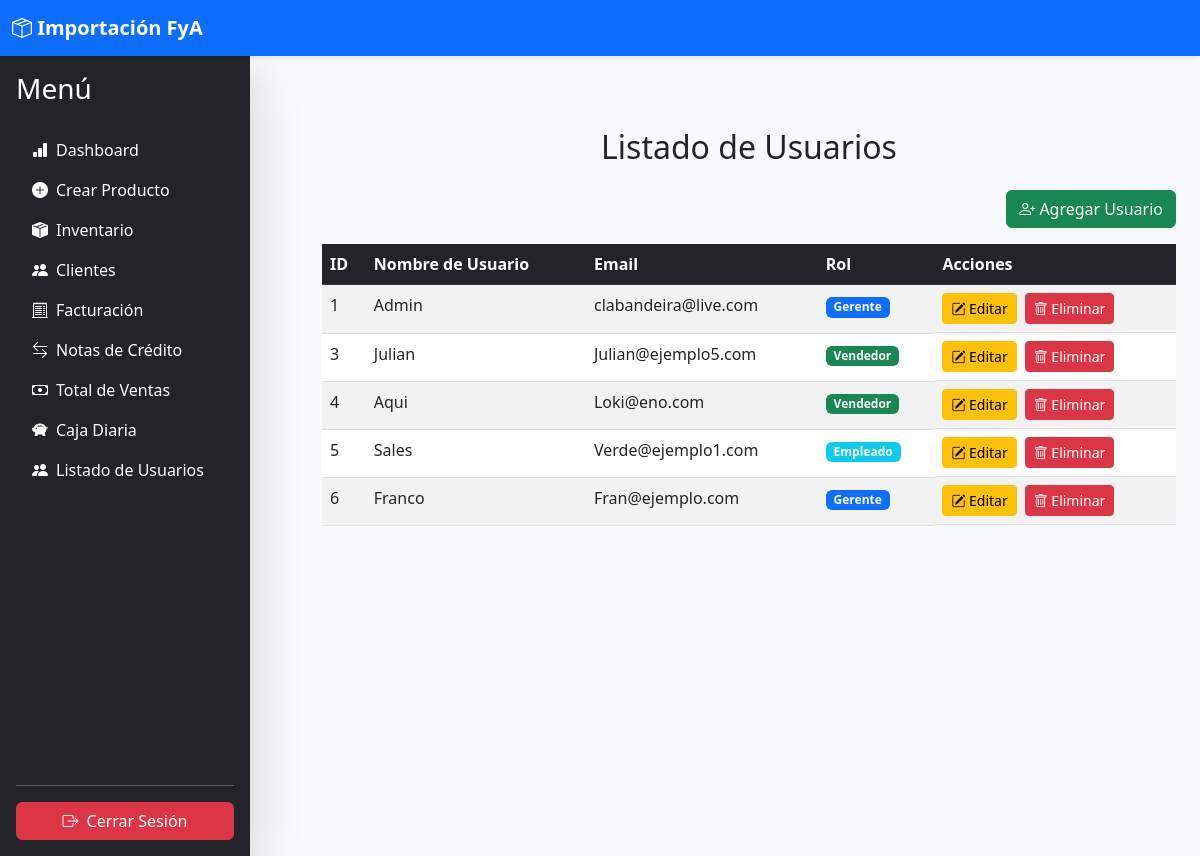
The page /accounts/usuarios/ (signed in) on the database its author committed.
### accounts/models.py (models this page shows, shortened)
class Usuario(AbstractUser):
    ROLE_CHOICES = [
        ('Gerente', 'Gerente'),
        ('Empleado', 'Empleado'),
        ('Vendedor', 'Vendedor'),
    ]
    role = models.CharField(max_length=10, choices=ROLE_CHOICES, default='Empleado')
    objects = UsuarioManager()  # Asigna el UserManager personalizado

### accounts/views.py (the view)
# urls.py: path('usuarios/', listado_usuarios, name='listado_usuarios'),
@login_required
@role_required(['Gerente'])
def listado_usuarios(request):
    usuarios = User.objects.all()  # Obtiene todos los usuarios registrados
    return render(request, 'accounts/listado_usuarios.html', {'usuarios': usuarios})

### accounts/utils.py (called while the page is built)
def role_required(required_roles, message=None):
    def decorator(view_func):
        @wraps(view_func)
        def _wrapped_view(request, *args, **kwargs):
            if not hasattr(request.user, 'role'):
                return HttpResponseForbidden(message or "Tu usuario no tiene un rol asignado.")
            if request.user.role not in required_roles:
                return HttpResponseForbidden(message or "No tienes permiso para acceder a esta página.")
            return view_func(request, *args, **kwargs)
        return _wrapped_view
    return decorator

### accounts/templates/accounts/listado_usuarios.html (shortened to what this page needs)
{% extends 'core/base.html' %}
{% block content %}
<div class="container mt-5">
    <h2 class="mb-4 text-center">Listado de Usuarios</h2>
    <div class="d-flex justify-content-end mb-3">
        <a href="{% url 'registrar_usuario' %}" class="btn btn-success">
            <i class="bi bi-person-plus"></i> Agregar Usuario
        </a>
    </div>
    <table class="table table-striped table-hover">
        <thead class="table-dark">
            <tr>
                <th>ID</th>
                <th>Nombre de Usuario</th>
                <th>Email</th>
                <th>Rol</th>
                <th>Acciones</th>
            </tr>
        </thead>
        <tbody>
            {% for usuario in usuarios %}
            <tr>
                <td>{{ usuario.id }}</td>
                <td>{{ usuario.username }}</td>
                <td>{{ usuario.email }}</td>
                <td>
                    <span class="badge {% if usuario.role == 'Gerente' %}bg-primary{% elif usuario.role == 'Empleado' %}bg-info{% elif usuario.role == 'Vendedor' %}bg-success{% else %}bg-secondary{% endif %}">
                        {{ usuario.role }}
                    </span>
                </td>
                <td class="d-flex">
                    <a href="{% url 'editar_usuario' usuario.id %}" class="btn btn-warning btn-sm me-2">
                        <i class="bi bi-pencil-square"></i> Editar
                    </a>
                    <a href="{% url 'eliminar_usuario' usuario.id %}" class="btn btn-danger btn-sm">
                        <i class="bi bi-trash"></i> Eliminar
                    </a>
                </td>
            </tr>
            {% empty %}
            <tr>
                <td colspan="5" class="text-center text-muted">No hay usuarios registrados.</td>
            </tr>
            {% endfor %}
        </tbody>
    </table>
</div>
{% endblock %}

### core/templates/core/sidebar.html (style rules this page uses)
.d-flex { align-items: stretch; }

### rows shown on the page
Usuario: id "1", username "Admin", email "clabandeira@live.com", role "Gerente"
Usuario: id "3", username "Julian", email "Julian@ejemplo5.com", role "Vendedor"
Usuario: id "4", username "Aqui", email "Loki@eno.com", role "Vendedor"
Usuario: id "5", username "Sales", email "Verde@ejemplo1.com", role "Empleado"
Usuario: id "6", username "Franco", email "Fran@ejemplo.com", role "Gerente"
